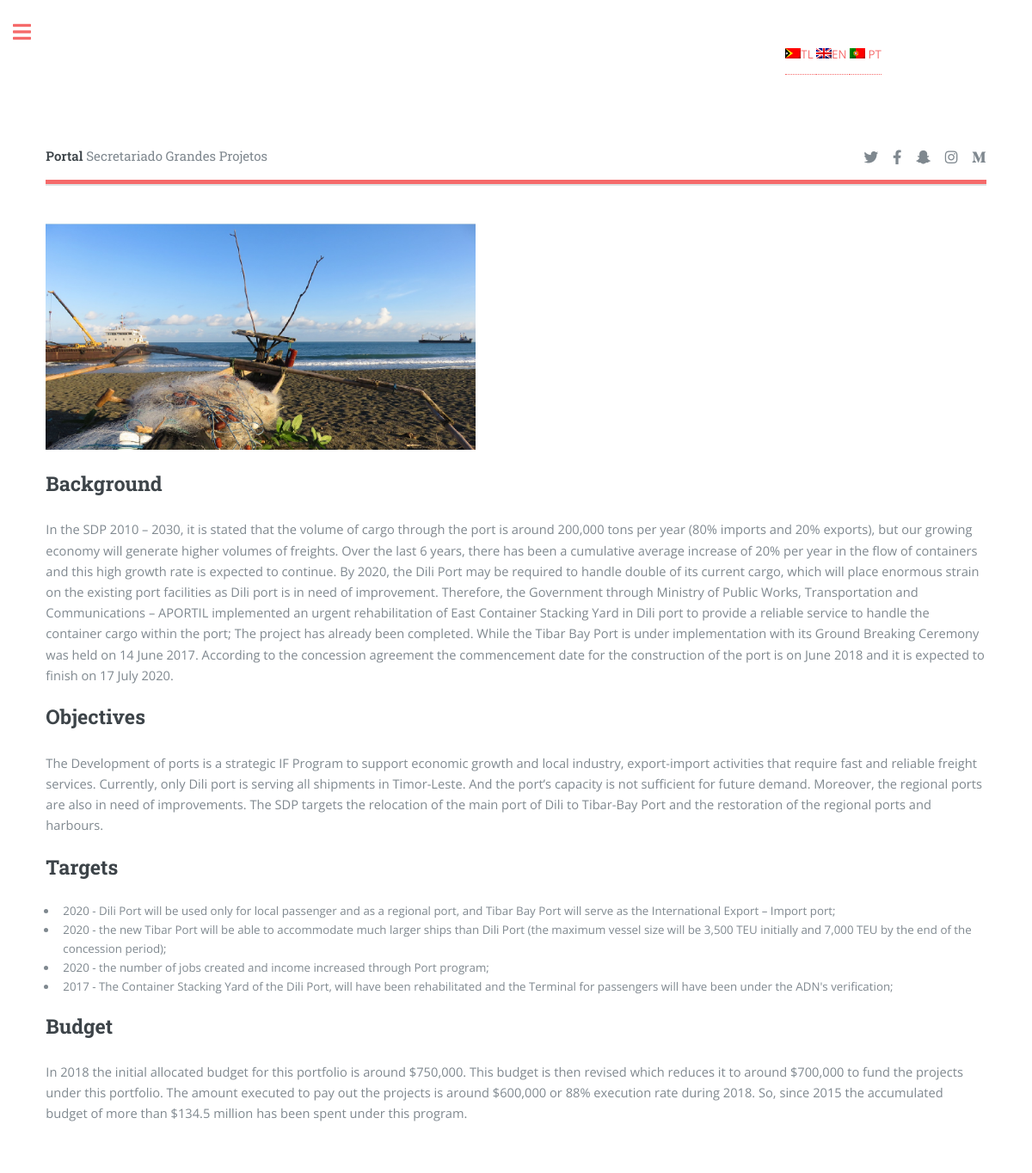
/tt/programas/ports, run on the app's committed database.
### mpsapps/models.py (models this page shows, shortened)
class Programas(models.Model):
    title = models.CharField(max_length =50)
    slug = models.SlugField(unique=True)
    konteudu = RichTextUploadingField()
    image = models.ImageField(upload_to ='programas')

### mpsapps/views.py (the view)
# urls.py: path('programas/<slug:slug>', ProgramDetails.as_view(), name='programa_details'),
class ProgramDetails(DetailView):
    context_object_name ='programas_details'
    model = Programas
    template_name ='mpsapps/programa_details.html'

### templates/mpsapps/programa_details.html
{% extends 'shared/base.html' %}
{% load i18n %}
{% block section%}
<section>
    {{programas_details.konteudu|safe}}
</section>
{% endblock %}

### static/assets/css/main.css (style rules this page uses)
html, body, div, span, applet, object, iframe, h1, h2, h3, h4, h5, h6, p, blockquote, pre, a, abbr, acronym, address, big, cite, code, del, dfn, em, img, ins, kbd, q, s, samp, small, strike, strong, sub, sup, tt, var, b, u, i, center, dl, dt, dd, ol, ul, li, fieldset, form, label, legend, table, caption, tbody, tfoot, thead, tr, th, td, article, aside, canvas, details, embed, figure, figcaption, footer, header, hgroup, menu, nav, output, ruby, section, summary, time, mark, audio, video { margin: 0; padding: 0; border: 0; font-size: 100%; font: inherit; vertical-align: baseline; }
article, aside, details, figcaption, figure, footer, header, hgroup, menu, nav, section { display: block; }
body { line-height: 1; }
ol, ul { list-style: none; }
body { -webkit-text-size-adjust: none; }
body { -ms-overflow-style: scrollbar; }
html { box-sizing: border-box; }
*, *:before, *:after { box-sizing: inherit; }
body { background: #ffffff; }
body, input, select, textarea { color: #7f888f; font-family: "Open Sans", sans-serif; font-size: 13pt; font-weight: 400; line-height: 1.65; }
@media screen and (max-width: 1680px) { body, input, select, textarea, p { font-size: 11pt; } }
@media screen and (max-width: 1280px) { body, input, select, textarea { font-size: 10pt; } }
p { margin: 0 0 2em 0; }
h1, h2, h3, h4, h5, h6 { color: #3d4449; font-family: "Roboto Slab", serif; font-weight: 700; line-height: 1.5; margin: 0 0 1em 0; }
h2 { font-size: 1.75em; }
ul { list-style: disc; margin: 0 0 2em 0; padding-left: 1em; }
ul li { padding-left: 0.5em; }
#main > .inner > section { padding: 6em 0 4em 0 ; border-top: solid 2px rgba(210, 215, 217, 0.75); }
@media screen and (max-width: 1680px) { #main > .inner > section { padding: 5em 0 3em 0 ; } }
@media screen and (max-width: 1280px) { #main > .inner > section { padding: 4em 0 2em 0 ; } }

### static/assets/css/costume.css (style rules this page uses)
section h2 { margin-top: -10px; }

### data on the page
Programas: konteudu (picture), konteudu "Background In the SDP 2010 – 2030, it is stated that the volume of cargo through the port is around 200,000 tons per year (80% imports and 20% exports), but our growing economy will generate higher volumes of freights. Over the last 6 years, there has been a cumulative average increase of 20% per year in the flow of containers and this high growth rate is expected to continue. By 2020, the Dili Port may be required to handle double of its current cargo, which will place enormous strain on the existing port facilities as Dili port is in need of improvement. Therefore, the Government through Ministry of Public Works, Transportation and Communications – APORTIL implemented an urgent…"
